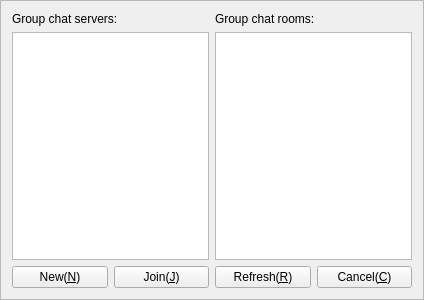
<?xml version="1.0" encoding="UTF-8"?>
<ui version="4.0">
 <class>CFrmGroupChatFind</class>
 <widget class="QFrame" name="CFrmGroupChatFind">
  <property name="geometry">
   <rect>
    <x>0</x>
    <y>0</y>
    <width>424</width>
    <height>300</height>
   </rect>
  </property>
  <property name="windowTitle">
   <string>Search group chat rooms</string>
  </property>
  <property name="frameShape">
   <enum>QFrame::StyledPanel</enum>
  </property>
  <property name="frameShadow">
   <enum>QFrame::Raised</enum>
  </property>
  <layout class="QGridLayout" name="gridLayout">
   <item row="0" column="0">
    <layout class="QVBoxLayout" name="verticalLayout_2">
     <item>
      <widget class="QLabel" name="label">
       <property name="text">
        <string>Group chat servers:</string>
       </property>
      </widget>
     </item>
     <item>
      <widget class="CCustomTreeView" name="treeView"/>
     </item>
    </layout>
   </item>
   <item row="0" column="1">
    <layout class="QVBoxLayout" name="verticalLayout">
     <item>
      <widget class="QLabel" name="label_2">
       <property name="text">
        <string>Group chat rooms:</string>
       </property>
      </widget>
     </item>
     <item>
      <widget class="QListView" name="listView"/>
     </item>
    </layout>
   </item>
   <item row="1" column="0" colspan="2">
    <layout class="QHBoxLayout" name="horizontalLayout">
     <item>
      <widget class="QPushButton" name="pbNew">
       <property name="text">
        <string>New(&amp;N)</string>
       </property>
      </widget>
     </item>
     <item>
      <widget class="QPushButton" name="pbJoin">
       <property name="text">
        <string>Join(&amp;J)</string>
       </property>
       <property name="icon">
        <iconset resource="../../Resource/Resource.qrc">
         <normaloff>:/icon/Add</normaloff>:/icon/Add</iconset>
       </property>
      </widget>
     </item>
     <item>
      <widget class="QPushButton" name="pbRefresh">
       <property name="text">
        <string>Refresh(&amp;R)</string>
       </property>
       <property name="icon">
        <iconset resource="../../Resource/Resource.qrc">
         <normaloff>:/icon/Refresh</normaloff>:/icon/Refresh</iconset>
       </property>
      </widget>
     </item>
     <item>
      <widget class="QPushButton" name="pbCancel">
       <property name="text">
        <string>Cancel(&amp;C)</string>
       </property>
       <property name="icon">
        <iconset resource="../../Resource/Resource.qrc">
         <normaloff>:/icon/Delete</normaloff>:/icon/Delete</iconset>
       </property>
      </widget>
     </item>
    </layout>
   </item>
  </layout>
 </widget>
 <customwidgets>
  <customwidget>
   <class>CCustomTreeView</class>
   <extends>QTreeView</extends>
   <header location="global">CustomTreeView.h</header>
  </customwidget>
 </customwidgets>
 <resources>
  <include location="../../Resource/Resource.qrc"/>
 </resources>
 <connections/>
</ui>
